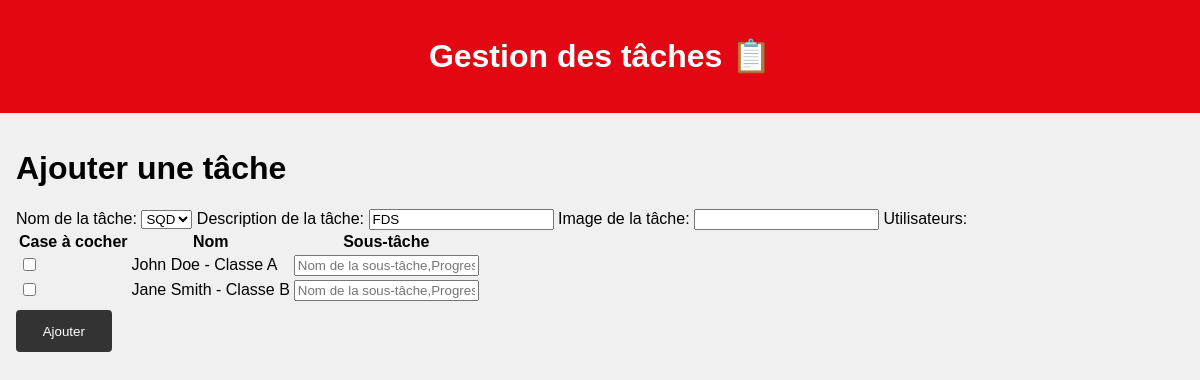
Page /add on the committed database.
### app.py (models this page shows, shortened)
class User(db.Model):
    id = db.Column(db.Integer, primary_key=True)
    first_name = db.Column(db.String(100), nullable=False)
    last_name = db.Column(db.String(100), nullable=False)
    email = db.Column(db.String(100), unique=True, nullable=False)
    class_name = db.Column(db.String(100), nullable=False)
    progress = db.Column(db.Integer, nullable=False, default=0)

### app.py (the view, shortened to what this page needs)
@app.route('/add', methods=['GET', 'POST'])
def add():
    users = User.query.all()
    tickets = AvailableTicket.query.all()
    return render_template('add.html', users=users, tickets=tickets)

### templates/add.html (shortened to what this page needs)
{% extends "base.html" %}
{% block content %}
<h1>Ajouter une tâche</h1>
<form method="POST">
    <label for="name">Nom de la tâche:</label>
    <select name="name" id="name" onchange="updateTaskDescription()">
        {% for ticket in tickets %}
            <option value="{{ ticket.title }}" data-description="{{ ticket.description }}" image="{{ ticket.image}}">{{ ticket.title }}</option>
        {% endfor %}
    </select>
    <label for="task">Description de la tâche:</label>
    <input type="text" name="task" id="task">
    <label for="image">Image de la tâche:</label>
    <input type="text" name="image" id="image">
    <label for="users">Utilisateurs:</label>
    <table>
        <thead>
            <tr>
                <th>Case à cocher</th>
                <th>Nom</th>
                <th>Sous-tâche</th>
            </tr>
        </thead>
        <tbody>
            {% for user in users %}
            <tr>
                <td><input type="checkbox" name="users" value="{{ user.id }}"></td>
                <td>{{ user.first_name }} {{ user.last_name }} - {{ user.class_name }}</td>
                <td><input type="text" name="subtasks_{{ user.id }}" placeholder="Nom de la sous-tâche,Progression initiale"></td>
            </tr>
            {% endfor %}
        </tbody>
    </table>
    <button type="submit">Ajouter</button>
</form>
{% endblock %}

### static/css/base.css (style rules this page uses)
body { font-family: Arial, sans-serif; margin: 0; padding: 0; background-color: #f0f0f0; }
.center-container button { background-color: #333; color: white; border: none; padding: 1em 2em; margin-top: 0.5em; cursor: pointer; border-radius: 4px; }

### rows in the picture
User: first_name "John", last_name "Doe", class_name "Classe A"
User: first_name "Jane", last_name "Smith", class_name "Classe B"

### other values in the picture
form field name "SQD"
